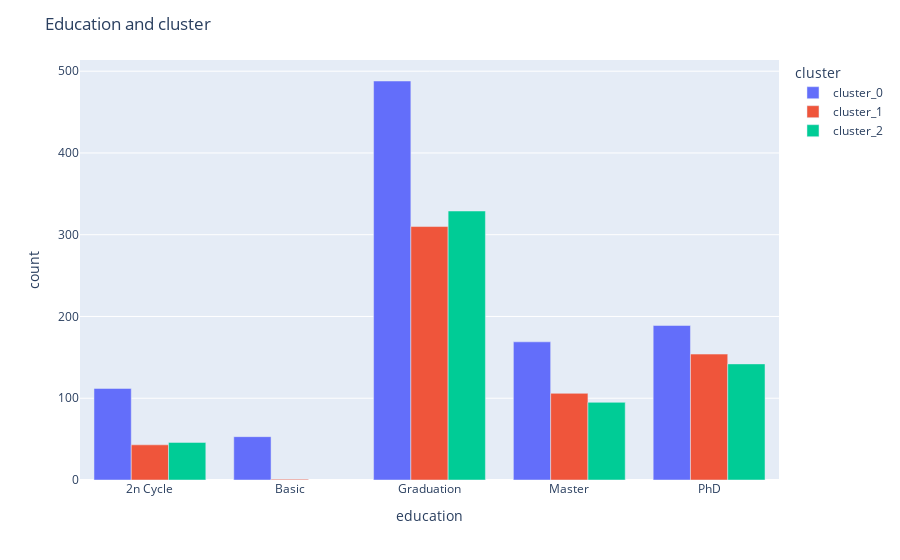

The cell this chart's notebook holds for it:
### Code cell
fit = ps.bar(ed_clus,x="education",y="count",color="cluster",barmode="group")
fit.update_layout(title="Education and cluster")
fit.show()

### Figure 1 — Plotly figure (JSON) as saved in the notebook; plotly's stock layout.template omitted (floating-point values rounded to 4 significant figures)
{"data": [{"alignmentgroup": "True", "hovertemplate": "cluster=cluster_0<br>education=%{x}<br>count=%{y}<extra></extra>", "legendgroup": "cluster_0", "marker": {"color": "#636efa", "pattern": {"shape": ""}}, "name": "cluster_0", "offsetgroup": "cluster_0", "orientation": "v", "showlegend": true, "textposition": "auto", "type": "bar", "x": ["2n Cycle", "Basic", "Graduation", "Master", "PhD"], "xaxis": "x", "y": [112, 53, 488, 169, 189], "yaxis": "y"}, {"alignmentgroup": "True", "hovertemplate": "cluster=cluster_1<br>education=%{x}<br>count=%{y}<extra></extra>", "legendgroup": "cluster_1", "marker": {"color": "#EF553B", "pattern": {"shape": ""}}, "name": "cluster_1", "offsetgroup": "cluster_1", "orientation": "v", "showlegend": true, "textposition": "auto", "type": "bar", "x": ["2n Cycle", "Basic", "Graduation", "Master", "PhD"], "xaxis": "x", "y": [43, 1, 310, 106, 154], "yaxis": "y"}, {"alignmentgroup": "True", "hovertemplate": "cluster=cluster_2<br>education=%{x}<br>count=%{y}<extra></extra>", "legendgroup": "cluster_2", "marker": {"color": "#00cc96", "pattern": {"shape": ""}}, "name": "cluster_2", "offsetgroup": "cluster_2", "orientation": "v", "showlegend": true, "textposition": "auto", "type": "bar", "x": ["2n Cycle", "Graduation", "Master", "PhD"], "xaxis": "x", "y": [46, 329, 95, 142], "yaxis": "y"}], "layout": {"barmode": "group", "legend": {"title": {"text": "cluster"}, "tracegroupgap": 0}, "margin": {"t": 60}, "title": {"text": "Education and cluster"}, "xaxis": {"anchor": "y", "domain": [0, 1], "title": {"text": "education"}}, "yaxis": {"anchor": "x", "domain": [0, 1], "title": {"text": "count"}}}}
